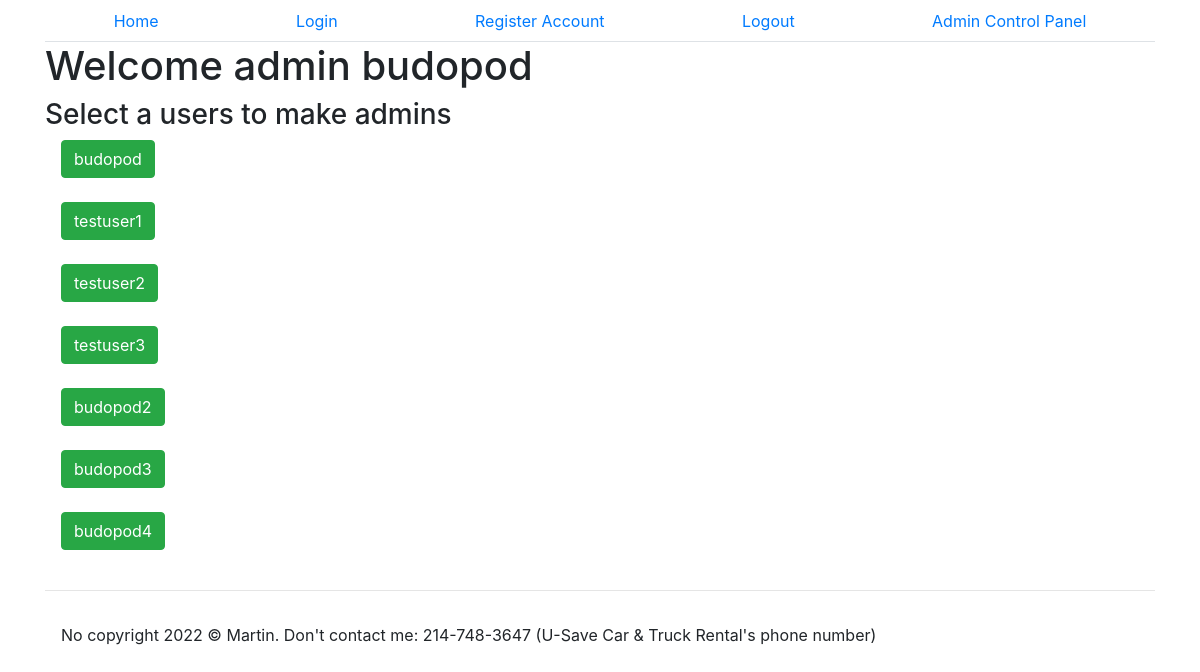
The app's page /status.php (signed in) with its own data.
### tables this page shows
CREATE TABLE IF NOT EXISTS `users` (
  `id` int(11) unsigned NOT NULL AUTO_INCREMENT,
  `username` varchar(50) NOT NULL,
  `pass` varchar(256) NOT NULL,
  `type` varchar(20) NOT NULL DEFAULT 'user',
  `created_at` datetime NOT NULL DEFAULT current_timestamp(),
  `updated_at` datetime NOT NULL DEFAULT current_timestamp() ON UPDATE current_timestamp(),
  PRIMARY KEY (`id`)
);

### status.php (the view, shortened to what this page needs)
<?php
include "conn.php";
$sql = "SELECT * FROM users";
$statement = $conn->prepare($sql);
$statement->execute();
$result = $statement->fetchALL();
?>
<!DOCTYPE html>
<html lang="en">
<head>
    <link rel="stylesheet" href="https://stackpath.bootstrapcdn.com/bootstrap/4.3.1/css/bootstrap.min.css">
</head>
<body>
    <div class="container">
        <?php include "nav.php" ?>
        <h1>Welcome admin <?php echo $_SESSION["username"] ?></h1>
        <h3>Select a users to make admins</h2>
        <div class="pl-3">
            <?php
            if ($result && $statement->rowCount() > 0) {
                foreach ($result as $row) { ?>
                    <div class="row">
                        <div class="col">
                            <form action="" method="POST">
                                <button class="btn btn-success" name="change"><?php echo $row["username"] ?></button>
                            </form>
                        </div>
                    </div>
                    <br>
                    <?php
                }
            }
            ?>
        </div>
        <?php include "footer.php" ?>
    </div>
</body>
</html>

### records on screen
users: username "budopod"
users: username "testuser1"
users: username "testuser2"
users: username "testuser3"
users: username "budopod2"
users: username "budopod3"
users: username "budopod4"

### other values on screen
$_SESSION["username"] "budopod"
$mydate[year] "2022"
